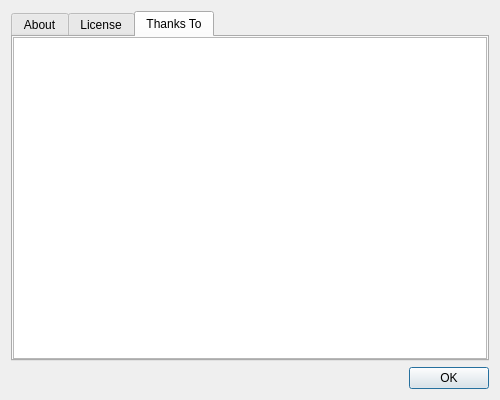
<?xml version="1.0" encoding="UTF-8"?>
<ui version="4.0">
 <class>DialogAbout</class>
 <widget class="QDialog" name="DialogAbout">
  <property name="geometry">
   <rect>
    <x>0</x>
    <y>0</y>
    <width>500</width>
    <height>400</height>
   </rect>
  </property>
  <property name="minimumSize">
   <size>
    <width>500</width>
    <height>400</height>
   </size>
  </property>
  <property name="windowTitle">
   <string>About</string>
  </property>
  <layout class="QGridLayout" name="gridLayout">
   <item row="0" column="0">
    <widget class="QTabWidget" name="tabWidget">
     <property name="currentIndex">
      <number>2</number>
     </property>
     <widget class="QWidget" name="tabAbout">
      <attribute name="title">
       <string>About</string>
      </attribute>
      <layout class="QGridLayout" name="gridLayout_2">
       <property name="margin">
        <number>0</number>
       </property>
       <item row="0" column="0">
        <widget class="QTextBrowser" name="textBrowser">
         <property name="source">
          <url>
           <string>qrc:/data/about_about.html</string>
          </url>
         </property>
         <property name="openExternalLinks">
          <bool>true</bool>
         </property>
        </widget>
       </item>
      </layout>
     </widget>
     <widget class="QWidget" name="tabLicense">
      <attribute name="title">
       <string>License</string>
      </attribute>
      <layout class="QGridLayout" name="gridLayout_3">
       <property name="margin">
        <number>0</number>
       </property>
       <item row="0" column="0">
        <widget class="QTextBrowser" name="textBrowser_2">
         <property name="source">
          <url>
           <string>qrc:/data/about_license.html</string>
          </url>
         </property>
         <property name="openExternalLinks">
          <bool>true</bool>
         </property>
        </widget>
       </item>
      </layout>
     </widget>
     <widget class="QWidget" name="tabThanksto">
      <attribute name="title">
       <string>Thanks To</string>
      </attribute>
      <layout class="QGridLayout" name="gridLayout_4">
       <property name="margin">
        <number>0</number>
       </property>
       <item row="0" column="0">
        <widget class="QTextBrowser" name="textBrowser_3">
         <property name="source">
          <url>
           <string>qrc:/data/about_thanksto.html</string>
          </url>
         </property>
         <property name="openExternalLinks">
          <bool>true</bool>
         </property>
        </widget>
       </item>
      </layout>
     </widget>
    </widget>
   </item>
   <item row="1" column="0">
    <widget class="QDialogButtonBox" name="buttonBox">
     <property name="orientation">
      <enum>Qt::Horizontal</enum>
     </property>
     <property name="standardButtons">
      <set>QDialogButtonBox::Ok</set>
     </property>
    </widget>
   </item>
  </layout>
 </widget>
 <resources>
  <include location="Resource.qrc"/>
 </resources>
 <connections>
  <connection>
   <sender>buttonBox</sender>
   <signal>accepted()</signal>
   <receiver>DialogAbout</receiver>
   <slot>accept()</slot>
   <hints>
    <hint type="sourcelabel">
     <x>248</x>
     <y>254</y>
    </hint>
    <hint type="destinationlabel">
     <x>157</x>
     <y>274</y>
    </hint>
   </hints>
  </connection>
  <connection>
   <sender>buttonBox</sender>
   <signal>rejected()</signal>
   <receiver>DialogAbout</receiver>
   <slot>reject()</slot>
   <hints>
    <hint type="sourcelabel">
     <x>316</x>
     <y>260</y>
    </hint>
    <hint type="destinationlabel">
     <x>286</x>
     <y>274</y>
    </hint>
   </hints>
  </connection>
 </connections>
</ui>
